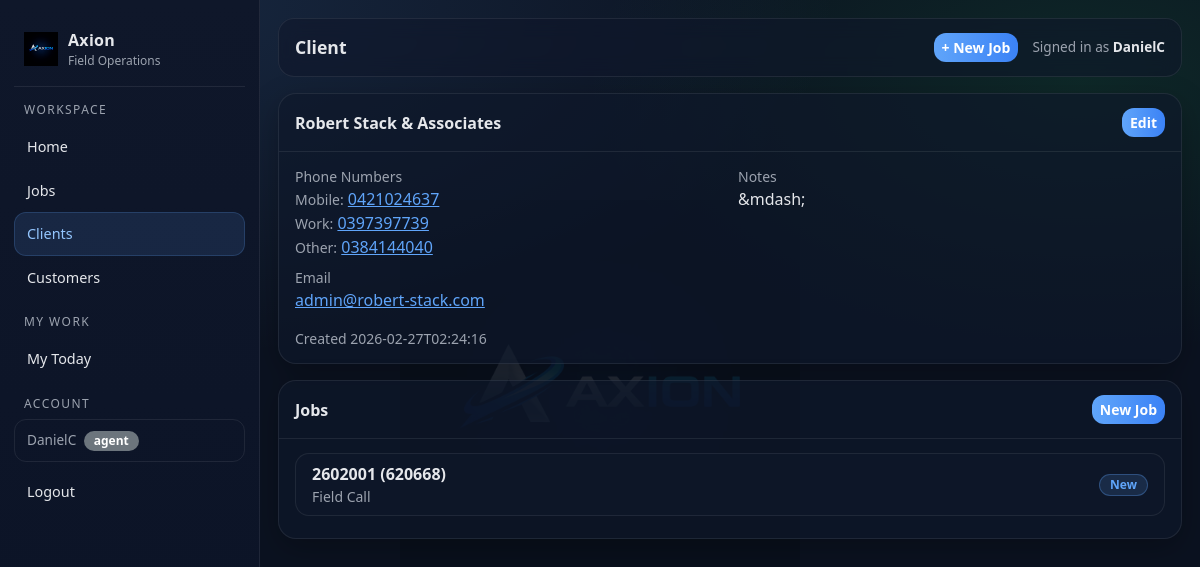
The page /clients/1 (signed in) on the database its author committed.
### tables this page shows
CREATE TABLE clients (
        id INTEGER PRIMARY KEY AUTOINCREMENT,
        name TEXT NOT NULL,
        phone TEXT,
        email TEXT,
        address TEXT,
        notes TEXT,
        created_at TEXT NOT NULL
    , updated_at TEXT NOT NULL DEFAULT '');

CREATE TABLE contact_phone_numbers (
        id INTEGER PRIMARY KEY AUTOINCREMENT,
        entity_type TEXT NOT NULL,
        entity_id INTEGER NOT NULL,
        label TEXT NOT NULL,
        phone_number TEXT NOT NULL,
        created_at TEXT NOT NULL
    );

CREATE TABLE jobs (
        id INTEGER PRIMARY KEY AUTOINCREMENT,

        internal_job_number TEXT NOT NULL,
        client_reference TEXT,
        display_ref TEXT NOT NULL,

        client_id INTEGER,
        customer_id INTEGER,
        assigned_user_id INTEGER,

        job_type TEXT NOT NULL,
        visit_type TEXT NOT NULL,
        status TEXT NOT NULL,
        priority TEXT NOT NULL,

        job_address TEXT,
        description TEXT,

        created_at TEXT NOT NULL,
        updated_at TEXT NOT NULL, lender_name TEXT, account_number TEXT, regulation_type TEXT, arrears_cents INTEGER, costs_cents INTEGER, mmp_cents INTEGER, job_due_date TEXT,

        FOREIGN KEY(client_id) REFERENCES clients(id),
        FOREIGN KEY(customer_id) REFERENCES customers(id),
        FOREIGN KEY(assigned_user_id) REFERENCES users(id)
    );

### app.py (the view)
@app.get("/clients/<int:client_id>")
@login_required
def client_detail(client_id: int):
    conn = db()
    cur = conn.cursor()
    cur.execute("SELECT * FROM clients WHERE id = ?", (client_id,))
    client = cur.fetchone()
    if not client:
        conn.close()
        return ("Not found", 404)
    cur.execute("""
        SELECT j.*, u.full_name agent_name
        FROM jobs j
        LEFT JOIN users u ON u.id = j.assigned_user_id
        WHERE j.client_id = ?
        ORDER BY j.created_at DESC
    """, (client_id,))
    jobs = cur.fetchall()
    cur.execute("""
        SELECT * FROM contact_phone_numbers
        WHERE entity_type = 'client' AND entity_id = ?
        ORDER BY id
    """, (client_id,))
    phones = cur.fetchall()
    conn.close()
    return render_template("client_detail.html", client=client, jobs=jobs, phones=phones)

### app.py (called while the page is built)
def db():
    conn = sqlite3.connect(DB_PATH)
    conn.row_factory = sqlite3.Row
    return conn

def add_column_if_missing(cur, table, col, coltype):
    cur.execute(f"PRAGMA table_info({table})")
    cols = [r["name"] for r in cur.fetchall()]
    if col not in cols:
        cur.execute(f"ALTER TABLE {table} ADD COLUMN {col} {coltype}")

@app.context_processor
def inject_globals():
    return {"GOOGLE_MAPS_API_KEY": os.environ.get("GOOGLE_MAPS_API_KEY", "")}

@app.before_request
def _ensure_db():
    init_db()

def login_required(f):
    @wraps(f)
    def wrapper(*args, **kwargs):
        if not session.get("user_id"):
            return redirect(url_for("login"))
        return f(*args, **kwargs)
    return wrapper

### templates/client_detail.html (shortened to what this page needs)
{% extends "layout.html" %}
{% block page_title %}Client{% endblock %}
{% block content %}
<div class="ax-card mb-3">
  <div class="ax-card-h d-flex justify-content-between align-items-center">
    <div>{{ client.name }}</div>
    <a class="btn btn-primary btn-sm" href="/clients/{{ client.id }}/edit">Edit</a>
  </div>
  <div class="ax-card-b">
    <div class="row g-3">
      <div class="col-12 col-md-6">
        <div class="mb-2">
          <div class="small" style="color:var(--muted)">Phone Numbers</div>
          {% if phones %}
            {% for p in phones %}
              <div>
                <span class="small" style="color:var(--muted)">{{ p.label }}:</span>
                <a href="tel:{{ p.phone_number }}" style="color:var(--accent)">{{ p.phone_number }}</a>
              </div>
            {% endfor %}
          {% else %}
            <div>&mdash;</div>
          {% endif %}
        </div>
        <div class="mb-2">
          <div class="small" style="color:var(--muted)">Email</div>
          <div>{% if client.email %}<a href="mailto:{{ client.email }}" style="color:var(--accent)">{{ client.email }}</a>{% else %}&mdash;{% endif %}</div>
        </div>
      </div>
      <div class="col-12 col-md-6">
        <div class="mb-2">
          <div class="small" style="color:var(--muted)">Notes</div>
          <div style="white-space:pre-wrap">{{ client.notes or '&mdash;' }}</div>
        </div>
      </div>
    </div>
    <div class="mt-2 small" style="color:var(--muted)">Created {{ client.created_at }}</div>
  </div>
</div>
<div class="ax-card">
  <div class="ax-card-h d-flex justify-content-between align-items-center">
    <div>Jobs</div>
    <a class="btn btn-primary btn-sm" href="/jobs/new">New Job</a>
  </div>
  <div class="ax-card-b">
    <div class="list-group list-group-flush">
      {% for j in jobs %}
        <a href="/jobs/{{ j.id }}" class="list-group-item list-group-item-action d-flex justify-content-between align-items-center">
          <div>
            <div class="fw-semibold">{{ j.display_ref }}</div>
            <div class="small" style="color:var(--muted)">{{ j.job_type }}{% if j.agent_name %} &bull; {{ j.agent_name }}{% endif %}</div>
          </div>
          <span class="badge" style="background:rgba(96,165,250,.15);color:var(--accent);border:1px solid rgba(96,165,250,.3)">{{ j.status }}</span>
        </a>
      {% else %}
        <div class="py-3 text-center" style="color:var(--muted)">No jobs for this client yet.</div>
      {% endfor %}
    </div>
  </div>
</div>
{% endblock %}

### templates/layout.html (shortened to what this page needs)
<!doctype html>
<html lang="en">
<head>
  <link href="https://cdn.jsdelivr.net/npm/bootstrap@5.3.3/dist/css/bootstrap.min.css" rel="stylesheet">
</head>
<body>
  <div class="ax-shell">
    <aside class="ax-sidebar">
      <a class="ax-brand" href="/">
        <img src="{{ url_for('static', filename='images/axion-logo.png') }}" alt="Axion">
        <div>
          <div class="name">Axion</div>
          <div class="sub">Field Operations</div>
        </div>
      </a>
      <div class="ax-nav">
        <div class="hint">Workspace</div>
        <a href="/" class="{% if request.path == '/' %}active{% endif %}">Home</a>
        <a href="/jobs" class="{% if request.path.startswith('/jobs') %}active{% endif %}">Jobs</a>
        <a href="/clients" class="{% if request.path.startswith('/clients') %}active{% endif %}">Clients</a>
        <a href="/customers" class="{% if request.path.startswith('/customers') %}active{% endif %}">Customers</a>
        {% if session.get('role') == 'agent' %}
          <div class="hint">My Work</div>
          <a href="/my/today" class="{% if request.path.startswith('/my') %}active{% endif %}">My Today</a>
        {% endif %}
        <div class="hint">Account</div>
        {% if session.get('user_id') %}
          <div class="ax-user-chip mb-2">
            {{ session.get('user_name') }}
            <span class="badge {% if session.get('role') == 'admin' %}bg-danger{% else %}bg-secondary{% endif %} ms-1">{{ session.get('role') }}</span>
          </div>
          <a href="/logout">Logout</a>
        {% else %}
          <a href="/login" class="{% if request.path.startswith('/login') or request.path.startswith('/signup') %}active{% endif %}">Login</a>
        {% endif %}
      </div>
    </aside>
    <main class="ax-main">
      <div class="ax-topbar">
        <div class="title">{% block page_title %}Axion{% endblock %}</div>
        <div style="display:flex; align-items:center; gap:14px;">
          {% if session.get('user_id') %}
            <a href="/jobs/new" class="btn btn-primary btn-sm">+ New Job</a>
          {% endif %}
          <div style="color:var(--muted); font-size:.85rem;">
            {% if session.get('user_id') %}
              Signed in as <strong style="color:var(--text)">{{ session.get('user_name') }}</strong>
            {% else %}
              Not signed in
            {% endif %}
          </div>
        </div>
      </div>
      {% block content %}{% endblock %}
    </main>
  </div>
</body>
</html>

### templates/layout.html (style rules this page uses)
:root { --bg: #0b1220; --panel: #0f172a; --panel2: #111c33; --text: #e5e7eb; --muted: #9ca3af; --line: rgba(255,255,255,.08); --accent: #60a5fa; --accent2: #22c55e; --danger: #ef4444; }
body { background: radial-gradient(1200px 600px at 10% 0%, rgba(96,165,250,.15), transparent 60%), radial-gradient(900px 500px at 90% 10%, rgba(34,197,94,.12), transparent 55%), var(--bg); color: var(--text); }
body::before { content: ''; position: fixed; inset: 0; background: url('/static/images/axion-logo.png') center center / 400px auto no-repeat; opacity: .10; pointer-events: none; z-index: 0; }
.ax-shell { min-height: 100vh; display: grid; grid-template-columns: 260px 1fr; position: relative; z-index: 1; }
.ax-sidebar { background: linear-gradient(180deg, var(--panel), #0b1326); border-right: 1px solid var(--line); position: sticky; top: 0; height: 100vh; padding: 18px 14px; overflow-y: auto; }
.ax-brand { display:flex; align-items:center; gap: 10px; padding: 10px 10px 16px 10px; border-bottom: 1px solid var(--line); margin-bottom: 14px; text-decoration: none; }
.ax-brand img { height: 34px; }
.ax-brand .name { font-weight: 700; letter-spacing: .3px; color: var(--text); }
.ax-brand .sub { font-size: .75rem; color: var(--muted); }
.ax-nav a { display:flex; align-items:center; gap: 10px; padding: 10px 12px; border-radius: 12px; color: var(--text); text-decoration:none; border: 1px solid transparent; font-size: .9rem; }
.ax-nav a.active { background: rgba(96,165,250,.12); border-color: rgba(96,165,250,.20); color: #93c5fd; }
.ax-nav .hint { color: var(--muted); font-size: .75rem; margin: 14px 10px 6px; text-transform: uppercase; letter-spacing: .12em; }
.ax-user-chip { margin-top: auto; padding: 10px 12px; border-radius: 12px; border: 1px solid var(--line); font-size: .85rem; color: var(--muted); }
.ax-main { padding: 18px 18px 28px; min-width: 0; }
.ax-topbar { background: rgba(15, 23, 42, .55); border: 1px solid var(--line); border-radius: 16px; padding: 14px 16px; display:flex; align-items:center; justify-content: space-between; backdrop-filter: blur(10px); margin-bottom: 16px; }
.ax-topbar .title { font-size: 1.1rem; font-weight: 650; }
.ax-card { background: rgba(15, 23, 42, .65); border: 1px solid var(--line); border-radius: 18px; box-shadow: 0 10px 30px rgba(0,0,0,.25); overflow: visible; }
.ax-card .ax-card-h { padding: 14px 16px; border-bottom: 1px solid var(--line); font-weight: 650; }
.ax-card .ax-card-b { padding: 14px 16px; }
.btn { border-radius: 12px; font-weight: 600; }
.btn-primary { background: linear-gradient(90deg, #60a5fa, #3b82f6); border: 0; }
.badge { border-radius: 999px; padding: 4px 10px; font-weight: 600; font-size: .75rem; }
.list-group-item { background: rgba(15, 23, 42, .65) !important; border: 1px solid var(--line) !important; color: var(--text) !important; border-radius: 14px !important; margin-bottom: 8px; }

### rows shown on the page
clients: name "Robert Stack & Associates", email "admin@robert-stack.com", notes "&mdash;", created_at "2026-02-27T02:24:16"
contact_phone_numbers: label "Mobile", phone_number "0421024637"
contact_phone_numbers: label "Work", phone_number "0397397739"
contact_phone_numbers: label "Other", phone_number "0384144040"
jobs: display_ref "2602001 (620668)", job_type "Field Call", status "New"

### other values the page prints
{{ session.get('user_name') }} "DanielC"
{{ session.get('role') }} "agent"
